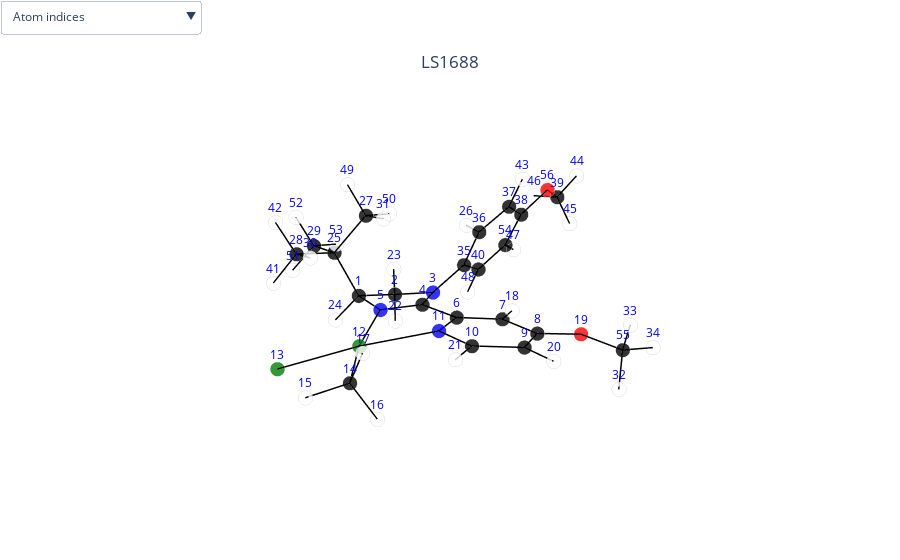

Notebook code for this chart:
### Code cell
mols.visualize_molecules([10])

### Figure 1 — Plotly figure (JSON) as saved in the notebook; plotly's stock layout.template omitted (floating-point values rounded to 4 significant figures; data arrays with more than 128 entries replaced by an {"elided": "..."} marker saying what was removed)
{"data": [{"marker": {"color": ["black", "black", "blue", "black", "blue", "black", "black", "black", "black", "black", "blue", "green", "green", "black", "white", "white", "white", "white", "red", "white", "white", "white", "white", "white", "black", "white", "black", "black", "black", "white", "white", "white", "white", "white", "black", "black", "black", "black", "black", "black", "white", "white", "white", "white", "white", "white", "white", "white", "white", "white", "white", "white", "white", "black", "black", "red"], "line": {"color": "lightgray", "width": 2}, "opacity": 0.8, "size": 5, "symbol": "circle"}, "mode": "markers", "name": "", "text": ["C", "C", "N", "C", "N", "C", "C", "C", "C", "C", "N", "Pd", "Cl", "C", "H", "H", "H", "H", "O", "H", "H", "H", "H", "H", "C", "H", "C", "C", "C", "H", "H", "H", "H", "H", "C", "C", "C", "C", "C", "C", "H", "H", "H", "H", "H", "H", "H", "H", "H", "H", "H", "H", "H", "C", "C", "O"], "type": "scatter3d", "x": [0.9533, -0.4414, -0.9988, 0.07359, 1.183, 0.02919, -1.079, -1.028, 0.144, 1.219, 1.183, 2.934, 4.686, 4.23, 5.25, 4.113, 3.984, -1.985, -2.135, 0.2511, 2.163, -0.3714, -1.092, 1.728, 1.055, -1.827, -0.03106, 2.428, 0.9022, 2.565, 0.07337, -1.348, -1.952, -3.097, -2.33, -2.63, -3.94, -4.982, -7.312, -3.37, 3.234, 2.529, -4.183, -8.211, -7.362, -7.236, -5.477, -3.145, 0.06864, -1.041, 1.678, 1.005, -0.0714, -4.692, -2.119, -6.232], "y": [-2.264, -2.237, -0.9495, -0.2245, -0.854, 1.232, 2.011, 3.377, 3.902, 3.044, 1.749, 0.4854, -0.9281, 1.898, 1.526, 2.72, 2.233, 1.595, 4.082, 4.945, 3.423, -2.241, -3.051, -2.567, -3.181, -0.2306, -2.844, -3.017, -4.631, -2.013, -1.815, 5.975, 5.656, 5.845, -0.8694, -0.4775, -0.4079, -0.763, -1.038, -1.223, -3.182, -3.732, -0.1012, -0.9025, -0.3993, -2.083, -1.47, -1.528, -3.497, -2.976, -4.887, -5.305, -4.825, -1.183, 5.472, -0.6742], "z": [-0.7565, -1.419, -0.9576, -0.4816, -0.4175, -0.1854, -0.4341, -0.1442, 0.3848, 0.5654, 0.2886, 0.0455, -0.562, 0.5292, 0.4968, -0.1824, 1.542, -0.8497, -0.4068, 0.637, 0.9379, -2.509, -1.106, -1.463, 0.4876, 1.502, 1.51, 1.14, 0.02233, 1.542, 1.861, -0.7198, 0.9309, -0.4184, -0.4877, 0.8191, 1.246, 0.3894, 0.07449, -1.335, 0.4253, 1.959, 2.255, 0.6687, -0.8115, -0.2366, -1.588, -2.349, 2.378, 1.114, -0.7027, 0.8745, -0.4326, -0.9039, -0.1325, 0.9047]}, {"hoverinfo": "none", "line": {"width": 3}, "marker": {"color": "black", "opacity": 1, "size": 7}, "mode": "lines", "type": "scatter3d", "x": {"elided": "177 float values"}, "y": {"elided": "177 float values"}, "z": {"elided": "177 float values"}}], "layout": {"margin": {"b": 0, "l": 0, "r": 0, "t": 0}, "scene": {"annotations": [{"font": {"color": "blue"}, "showarrow": false, "text": "1", "x": 0.9533, "y": -2.264, "yshift": 15, "z": -0.7565}, {"font": {"color": "blue"}, "showarrow": false, "text": "2", "x": -0.4414, "y": -2.237, "yshift": 15, "z": -1.419}, {"font": {"color": "blue"}, "showarrow": false, "text": "3", "x": -0.9988, "y": -0.9495, "yshift": 15, "z": -0.9576}, {"font": {"color": "blue"}, "showarrow": false, "text": "4", "x": 0.07359, "y": -0.2245, "yshift": 15, "z": -0.4816}, {"font": {"color": "blue"}, "showarrow": false, "text": "5", "x": 1.183, "y": -0.854, "yshift": 15, "z": -0.4175}, {"font": {"color": "blue"}, "showarrow": false, "text": "6", "x": 0.02919, "y": 1.232, "yshift": 15, "z": -0.1854}, {"font": {"color": "blue"}, "showarrow": false, "text": "7", "x": -1.079, "y": 2.011, "yshift": 15, "z": -0.4341}, {"font": {"color": "blue"}, "showarrow": false, "text": "8", "x": -1.028, "y": 3.377, "yshift": 15, "z": -0.1442}, {"font": {"color": "blue"}, "showarrow": false, "text": "9", "x": 0.144, "y": 3.902, "yshift": 15, "z": 0.3848}, {"font": {"color": "blue"}, "showarrow": false, "text": "10", "x": 1.219, "y": 3.044, "yshift": 15, "z": 0.5654}, {"font": {"color": "blue"}, "showarrow": false, "text": "11", "x": 1.183, "y": 1.749, "yshift": 15, "z": 0.2886}, {"font": {"color": "blue"}, "showarrow": false, "text": "12", "x": 2.934, "y": 0.4854, "yshift": 15, "z": 0.0455}, {"font": {"color": "blue"}, "showarrow": false, "text": "13", "x": 4.686, "y": -0.9281, "yshift": 15, "z": -0.562}, {"font": {"color": "blue"}, "showarrow": false, "text": "14", "x": 4.23, "y": 1.898, "yshift": 15, "z": 0.5292}, {"font": {"color": "blue"}, "showarrow": false, "text": "15", "x": 5.25, "y": 1.526, "yshift": 15, "z": 0.4968}, {"font": {"color": "blue"}, "showarrow": false, "text": "16", "x": 4.113, "y": 2.72, "yshift": 15, "z": -0.1824}, {"font": {"color": "blue"}, "showarrow": false, "text": "17", "x": 3.984, "y": 2.233, "yshift": 15, "z": 1.542}, {"font": {"color": "blue"}, "showarrow": false, "text": "18", "x": -1.985, "y": 1.595, "yshift": 15, "z": -0.8497}, {"font": {"color": "blue"}, "showarrow": false, "text": "19", "x": -2.135, "y": 4.082, "yshift": 15, "z": -0.4068}, {"font": {"color": "blue"}, "showarrow": false, "text": "20", "x": 0.2511, "y": 4.945, "yshift": 15, "z": 0.637}, {"font": {"color": "blue"}, "showarrow": false, "text": "21", "x": 2.163, "y": 3.423, "yshift": 15, "z": 0.9379}, {"font": {"color": "blue"}, "showarrow": false, "text": "22", "x": -0.3714, "y": -2.241, "yshift": 15, "z": -2.509}, {"font": {"color": "blue"}, "showarrow": false, "text": "23", "x": -1.092, "y": -3.051, "yshift": 15, "z": -1.106}, {"font": {"color": "blue"}, "showarrow": false, "text": "24", "x": 1.728, "y": -2.567, "yshift": 15, "z": -1.463}, {"font": {"color": "blue"}, "showarrow": false, "text": "25", "x": 1.055, "y": -3.181, "yshift": 15, "z": 0.4876}, {"font": {"color": "blue"}, "showarrow": false, "text": "26", "x": -1.827, "y": -0.2306, "yshift": 15, "z": 1.502}, {"font": {"color": "blue"}, "showarrow": false, "text": "27", "x": -0.03106, "y": -2.844, "yshift": 15, "z": 1.51}, {"font": {"color": "blue"}, "showarrow": false, "text": "28", "x": 2.428, "y": -3.017, "yshift": 15, "z": 1.14}, {"font": {"color": "blue"}, "showarrow": false, "text": "29", "x": 0.9022, "y": -4.631, "yshift": 15, "z": 0.02233}, {"font": {"color": "blue"}, "showarrow": false, "text": "30", "x": 2.565, "y": -2.013, "yshift": 15, "z": 1.542}, {"font": {"color": "blue"}, "showarrow": false, "text": "31", "x": 0.07337, "y": -1.815, "yshift": 15, "z": 1.861}, {"font": {"color": "blue"}, "showarrow": false, "text": "32", "x": -1.348, "y": 5.975, "yshift": 15, "z": -0.7198}, {"font": {"color": "blue"}, "showarrow": false, "text": "33", "x": -1.952, "y": 5.656, "yshift": 15, "z": 0.9309}, {"font": {"color": "blue"}, "showarrow": false, "text": "34", "x": -3.097, "y": 5.845, "yshift": 15, "z": -0.4184}, {"font": {"color": "blue"}, "showarrow": false, "text": "35", "x": -2.33, "y": -0.8694, "yshift": 15, "z": -0.4877}, {"font": {"color": "blue"}, "showarrow": false, "text": "36", "x": -2.63, "y": -0.4775, "yshift": 15, "z": 0.8191}, {"font": {"color": "blue"}, "showarrow": false, "text": "37", "x": -3.94, "y": -0.4079, "yshift": 15, "z": 1.246}, {"font": {"color": "blue"}, "showarrow": false, "text": "38", "x": -4.982, "y": -0.763, "yshift": 15, "z": 0.3894}, {"font": {"color": "blue"}, "showarrow": false, "text": "39", "x": -7.312, "y": -1.038, "yshift": 15, "z": 0.07449}, {"font": {"color": "blue"}, "showarrow": false, "text": "40", "x": -3.37, "y": -1.223, "yshift": 15, "z": -1.335}, {"font": {"color": "blue"}, "showarrow": false, "text": "41", "x": 3.234, "y": -3.182, "yshift": 15, "z": 0.4253}, {"font": {"color": "blue"}, "showarrow": false, "text": "42", "x": 2.529, "y": -3.732, "yshift": 15, "z": 1.959}, {"font": {"color": "blue"}, "showarrow": false, "text": "43", "x": -4.183, "y": -0.1012, "yshift": 15, "z": 2.255}, {"font": {"color": "blue"}, "showarrow": false, "text": "44", "x": -8.211, "y": -0.9025, "yshift": 15, "z": 0.6687}, {"font": {"color": "blue"}, "showarrow": false, "text": "45", "x": -7.362, "y": -0.3993, "yshift": 15, "z": -0.8115}, {"font": {"color": "blue"}, "showarrow": false, "text": "46", "x": -7.236, "y": -2.083, "yshift": 15, "z": -0.2366}, {"font": {"color": "blue"}, "showarrow": false, "text": "47", "x": -5.477, "y": -1.47, "yshift": 15, "z": -1.588}, {"font": {"color": "blue"}, "showarrow": false, "text": "48", "x": -3.145, "y": -1.528, "yshift": 15, "z": -2.349}, {"font": {"color": "blue"}, "showarrow": false, "text": "49", "x": 0.06864, "y": -3.497, "yshift": 15, "z": 2.378}, {"font": {"color": "blue"}, "showarrow": false, "text": "50", "x": -1.041, "y": -2.976, "yshift": 15, "z": 1.114}, {"font": {"color": "blue"}, "showarrow": false, "text": "51", "x": 1.678, "y": -4.887, "yshift": 15, "z": -0.7027}, {"font": {"color": "blue"}, "showarrow": false, "text": "52", "x": 1.005, "y": -5.305, "yshift": 15, "z": 0.8745}, {"font": {"color": "blue"}, "showarrow": false, "text": "53", "x": -0.0714, "y": -4.825, "yshift": 15, "z": -0.4326}, {"font": {"color": "blue"}, "showarrow": false, "text": "54", "x": -4.692, "y": -1.183, "yshift": 15, "z": -0.9039}, {"font": {"color": "blue"}, "showarrow": false, "text": "55", "x": -2.119, "y": 5.472, "yshift": 15, "z": -0.1325}, {"font": {"color": "blue"}, "showarrow": false, "text": "56", "x": -6.232, "y": -0.6742, "yshift": 15, "z": 0.9047}], "xaxis": {"showbackground": false, "showgrid": false, "showticklabels": false, "title": {"font": {"color": "white"}}, "zeroline": false}, "yaxis": {"showbackground": false, "showgrid": false, "showticklabels": false, "title": {"font": {"color": "white"}}, "zeroline": false}, "zaxis": {"showbackground": false, "showgrid": false, "showticklabels": false, "title": {"font": {"color": "white"}}, "zeroline": false}}, "showlegend": false, "title": {"text": "LS1688", "x": 0.5, "xanchor": "center", "y": 0.9, "yanchor": "top"}, "updatemenus": [{"buttons": [{"args": [{"scene.annotations": [{"font": {"color": "blue"}, "showarrow": false, "text": 1, "x": 0.9533, "y": -2.264, "yshift": 15, "z": -0.7565}, {"font": {"color": "blue"}, "showarrow": false, "text": 2, "x": -0.4414, "y": -2.237, "yshift": 15, "z": -1.419}, {"font": {"color": "blue"}, "showarrow": false, "text": 3, "x": -0.9988, "y": -0.9495, "yshift": 15, "z": -0.9576}, {"font": {"color": "blue"}, "showarrow": false, "text": 4, "x": 0.07359, "y": -0.2245, "yshift": 15, "z": -0.4816}, {"font": {"color": "blue"}, "showarrow": false, "text": 5, "x": 1.183, "y": -0.854, "yshift": 15, "z": -0.4175}, {"font": {"color": "blue"}, "showarrow": false, "text": 6, "x": 0.02919, "y": 1.232, "yshift": 15, "z": -0.1854}, {"font": {"color": "blue"}, "showarrow": false, "text": 7, "x": -1.079, "y": 2.011, "yshift": 15, "z": -0.4341}, {"font": {"color": "blue"}, "showarrow": false, "text": 8, "x": -1.028, "y": 3.377, "yshift": 15, "z": -0.1442}, {"font": {"color": "blue"}, "showarrow": false, "text": 9, "x": 0.144, "y": 3.902, "yshift": 15, "z": 0.3848}, {"font": {"color": "blue"}, "showarrow": false, "text": 10, "x": 1.219, "y": 3.044, "yshift": 15, "z": 0.5654}, {"font": {"color": "blue"}, "showarrow": false, "text": 11, "x": 1.183, "y": 1.749, "yshift": 15, "z": 0.2886}, {"font": {"color": "blue"}, "showarrow": false, "text": 12, "x": 2.934, "y": 0.4854, "yshift": 15, "z": 0.0455}, {"font": {"color": "blue"}, "showarrow": false, "text": 13, "x": 4.686, "y": -0.9281, "yshift": 15, "z": -0.562}, {"font": {"color": "blue"}, "showarrow": false, "text": 14, "x": 4.23, "y": 1.898, "yshift": 15, "z": 0.5292}, {"font": {"color": "blue"}, "showarrow": false, "text": 15, "x": 5.25, "y": 1.526, "yshift": 15, "z": 0.4968}, {"font": {"color": "blue"}, "showarrow": false, "text": 16, "x": 4.113, "y": 2.72, "yshift": 15, "z": -0.1824}, {"font": {"color": "blue"}, "showarrow": false, "text": 17, "x": 3.984, "y": 2.233, "yshift": 15, "z": 1.542}, {"font": {"color": "blue"}, "showarrow": false, "text": 18, "x": -1.985, "y": 1.595, "yshift": 15, "z": -0.8497}, {"font": {"color": "blue"}, "showarrow": false, "text": 19, "x": -2.135, "y": 4.082, "yshift": 15, "z": -0.4068}, {"font": {"color": "blue"}, "showarrow": false, "text": 20, "x": 0.2511, "y": 4.945, "yshift": 15, "z": 0.637}, {"font": {"color": "blue"}, "showarrow": false, "text": 21, "x": 2.163, "y": 3.423, "yshift": 15, "z": 0.9379}, {"font": {"color": "blue"}, "showarrow": false, "text": 22, "x": -0.3714, "y": -2.241, "yshift": 15, "z": -2.509}, {"font": {"color": "blue"}, "showarrow": false, "text": 23, "x": -1.092, "y": -3.051, "yshift": 15, "z": -1.106}, {"font": {"color": "blue"}, "showarrow": false, "text": 24, "x": 1.728, "y": -2.567, "yshift": 15, "z": -1.463}, {"font": {"color": "blue"}, "showarrow": false, "text": 25, "x": 1.055, "y": -3.181, "yshift": 15, "z": 0.4876}, {"font": {"color": "blue"}, "showarrow": false, "text": 26, "x": -1.827, "y": -0.2306, "yshift": 15, "z": 1.502}, {"font": {"color": "blue"}, "showarrow": false, "text": 27, "x": -0.03106, "y": -2.844, "yshift": 15, "z": 1.51}, {"font": {"color": "blue"}, "showarrow": false, "text": 28, "x": 2.428, "y": -3.017, "yshift": 15, "z": 1.14}, {"font": {"color": "blue"}, "showarrow": false, "text": 29, "x": 0.9022, "y": -4.631, "yshift": 15, "z": 0.02233}, {"font": {"color": "blue"}, "showarrow": false, "text": 30, "x": 2.565, "y": -2.013, "yshift": 15, "z": 1.542}, {"font": {"color": "blue"}, "showarrow": false, "text": 31, "x": 0.07337, "y": -1.815, "yshift": 15, "z": 1.861}, {"font": {"color": "blue"}, "showarrow": false, "text": 32, "x": -1.348, "y": 5.975, "yshift": 15, "z": -0.7198}, {"font": {"color": "blue"}, "showarrow": false, "text": 33, "x": -1.952, "y": 5.656, "yshift": 15, "z": 0.9309}, {"font": {"color": "blue"}, "showarrow": false, "text": 34, "x": -3.097, "y": 5.845, "yshift": 15, "z": -0.4184}, {"font": {"color": "blue"}, "showarrow": false, "text": 35, "x": -2.33, "y": -0.8694, "yshift": 15, "z": -0.4877}, {"font": {"color": "blue"}, "showarrow": false, "text": 36, "x": -2.63, "y": -0.4775, "yshift": 15, "z": 0.8191}, {"font": {"color": "blue"}, "showarrow": false, "text": 37, "x": -3.94, "y": -0.4079, "yshift": 15, "z": 1.246}, {"font": {"color": "blue"}, "showarrow": false, "text": 38, "x": -4.982, "y": -0.763, "yshift": 15, "z": 0.3894}, {"font": {"color": "blue"}, "showarrow": false, "text": 39, "x": -7.312, "y": -1.038, "yshift": 15, "z": 0.07449}, {"font": {"color": "blue"}, "showarrow": false, "text": 40, "x": -3.37, "y": -1.223, "yshift": 15, "z": -1.335}, {"font": {"color": "blue"}, "showarrow": false, "text": 41, "x": 3.234, "y": -3.182, "yshift": 15, "z": 0.4253}, {"font": {"color": "blue"}, "showarrow": false, "text": 42, "x": 2.529, "y": -3.732, "yshift": 15, "z": 1.959}, {"font": {"color": "blue"}, "showarrow": false, "text": 43, "x": -4.183, "y": -0.1012, "yshift": 15, "z": 2.255}, {"font": {"color": "blue"}, "showarrow": false, "text": 44, "x": -8.211, "y": -0.9025, "yshift": 15, "z": 0.6687}, {"font": {"color": "blue"}, "showarrow": false, "text": 45, "x": -7.362, "y": -0.3993, "yshift": 15, "z": -0.8115}, {"font": {"color": "blue"}, "showarrow": false, "text": 46, "x": -7.236, "y": -2.083, "yshift": 15, "z": -0.2366}, {"font": {"color": "blue"}, "showarrow": false, "text": 47, "x": -5.477, "y": -1.47, "yshift": 15, "z": -1.588}, {"font": {"color": "blue"}, "showarrow": false, "text": 48, "x": -3.145, "y": -1.528, "yshift": 15, "z": -2.349}, {"font": {"color": "blue"}, "showarrow": false, "text": 49, "x": 0.06864, "y": -3.497, "yshift": 15, "z": 2.378}, {"font": {"color": "blue"}, "showarrow": false, "text": 50, "x": -1.041, "y": -2.976, "yshift": 15, "z": 1.114}, {"font": {"color": "blue"}, "showarrow": false, "text": 51, "x": 1.678, "y": -4.887, "yshift": 15, "z": -0.7027}, {"font": {"color": "blue"}, "showarrow": false, "text": 52, "x": 1.005, "y": -5.305, "yshift": 15, "z": 0.8745}, {"font": {"color": "blue"}, "showarrow": false, "text": 53, "x": -0.0714, "y": -4.825, "yshift": 15, "z": -0.4326}, {"font": {"color": "blue"}, "showarrow": false, "text": 54, "x": -4.692, "y": -1.183, "yshift": 15, "z": -0.9039}, {"font": {"color": "blue"}, "showarrow": false, "text": 55, "x": -2.119, "y": 5.472, "yshift": 15, "z": -0.1325}, {"font": {"color": "blue"}, "showarrow": false, "text": 56, "x": -6.232, "y": -0.6742, "yshift": 15, "z": 0.9047}]}], "label": "Atom indices", "method": "relayout"}, {"args": [{"scene.annotations": [{"showarrow": false, "text": 1.54, "x": 0.2559, "y": -2.251, "yshift": 10, "z": -1.088}, {"showarrow": false, "text": 1.48, "x": -0.7201, "y": -1.593, "yshift": 10, "z": -1.189}, {"showarrow": false, "text": 1.38, "x": -0.4626, "y": -0.587, "yshift": 10, "z": -0.7196}, {"showarrow": false, "text": 1.28, "x": 0.6285, "y": -0.5392, "yshift": 10, "z": -0.4496}, {"showarrow": false, "text": 1.38, "x": -0.525, "y": 1.622, "yshift": 10, "z": -0.3098}, {"showarrow": false, "text": 1.4, "x": -1.054, "y": 2.694, "yshift": 10, "z": -0.2891}, {"showarrow": false, "text": 1.39, "x": -0.4419, "y": 3.639, "yshift": 10, "z": 0.1203}, {"showarrow": false, "text": 1.39, "x": 0.6817, "y": 3.473, "yshift": 10, "z": 0.4751}, {"showarrow": false, "text": 1.32, "x": 1.201, "y": 2.397, "yshift": 10, "z": 0.427}, {"showarrow": false, "text": 2.17, "x": 2.058, "y": 1.117, "yshift": 10, "z": 0.167}, {"showarrow": false, "text": 2.33, "x": 3.81, "y": -0.2213, "yshift": 10, "z": -0.2583}, {"showarrow": false, "text": 1.09, "x": 4.74, "y": 1.712, "yshift": 10, "z": 0.513}, {"showarrow": false, "text": 1.4, "x": -2.48, "y": -0.6734, "yshift": 10, "z": 0.1657}, {"showarrow": false, "text": 1.38, "x": -3.285, "y": -0.4427, "yshift": 10, "z": 1.033}, {"showarrow": false, "text": 1.4, "x": -4.461, "y": -0.5854, "yshift": 10, "z": 0.8178}, {"showarrow": false, "text": 1.49, "x": 0.05139, "y": 0.5039, "yshift": 10, "z": -0.3335}, {"showarrow": false, "text": 1.98, "x": 3.582, "y": 1.192, "yshift": 10, "z": 0.2873}, {"showarrow": false, "text": 1.09, "x": 4.172, "y": 2.309, "yshift": 10, "z": 0.1734}, {"showarrow": false, "text": 1.53, "x": 0.512, "y": -3.013, "yshift": 10, "z": 0.9987}, {"showarrow": false, "text": 1.09, "x": 2.496, "y": -2.515, "yshift": 10, "z": 1.341}, {"showarrow": false, "text": 1.09, "x": 4.107, "y": 2.065, "yshift": 10, "z": 1.036}, {"showarrow": false, "text": 1.53, "x": 1.741, "y": -3.099, "yshift": 10, "z": 0.8138}, {"showarrow": false, "text": 1.47, "x": 1.068, "y": -1.559, "yshift": 10, "z": -0.587}, {"showarrow": false, "text": 1.53, "x": 0.9787, "y": -3.906, "yshift": 10, "z": 0.2549}, {"showarrow": false, "text": 1.09, "x": 0.02116, "y": -2.33, "yshift": 10, "z": 1.685}, {"showarrow": false, "text": 1.35, "x": 0.6059, "y": 1.491, "yshift": 10, "z": 0.05158}, {"showarrow": false, "text": 1.39, "x": -2.85, "y": -1.046, "yshift": 10, "z": -0.9112}, {"showarrow": false, "text": 1.09, "x": -7.762, "y": -0.9702, "yshift": 10, "z": 0.3716}, {"showarrow": false, "text": 1.08, "x": -4.061, "y": -0.2545, "yshift": 10, "z": 1.75}, {"showarrow": false, "text": 1.09, "x": -7.337, "y": -0.7186, "yshift": 10, "z": -0.3685}, {"showarrow": false, "text": 2.25, "x": 2.059, "y": -0.1843, "yshift": 10, "z": -0.186}, {"showarrow": false, "text": 1.09, "x": -7.274, "y": -1.561, "yshift": 10, "z": -0.08104}, {"showarrow": false, "text": 1.08, "x": -5.084, "y": -1.326, "yshift": 10, "z": -1.246}, {"showarrow": false, "text": 1.08, "x": -3.258, "y": -1.375, "yshift": 10, "z": -1.842}, {"showarrow": false, "text": 1.08, "x": -2.229, "y": -0.3541, "yshift": 10, "z": 1.161}, {"showarrow": false, "text": 1.08, "x": -1.532, "y": 1.803, "yshift": 10, "z": -0.6419}, {"showarrow": false, "text": 1.34, "x": -1.581, "y": 3.729, "yshift": 10, "z": -0.2755}, {"showarrow": false, "text": 1.08, "x": 0.1976, "y": 4.423, "yshift": 10, "z": 0.5109}, {"showarrow": false, "text": 1.08, "x": 1.691, "y": 3.233, "yshift": 10, "z": 0.7517}, {"showarrow": false, "text": 1.09, "x": 2.831, "y": -3.099, "yshift": 10, "z": 0.7826}, {"showarrow": false, "text": 1.09, "x": 2.478, "y": -3.375, "yshift": 10, "z": 1.55}, {"showarrow": false, "text": 1.39, "x": -4.031, "y": -1.203, "yshift": 10, "z": -1.119}, {"showarrow": false, "text": 1.39, "x": -4.837, "y": -0.973, "yshift": 10, "z": -0.2573}, {"showarrow": false, "text": 1.41, "x": -6.772, "y": -0.8561, "yshift": 10, "z": 0.4896}, {"showarrow": false, "text": 1.35, "x": -5.607, "y": -0.7186, "yshift": 10, "z": 0.647}, {"showarrow": false, "text": 1.09, "x": -0.4064, "y": -2.239, "yshift": 10, "z": -1.964}, {"showarrow": false, "text": 1.42, "x": -2.127, "y": 4.777, "yshift": 10, "z": -0.2697}, {"showarrow": false, "text": 1.09, "x": -0.7667, "y": -2.644, "yshift": 10, "z": -1.263}, {"showarrow": false, "text": 1.09, "x": -2.608, "y": 5.658, "yshift": 10, "z": -0.2754}, {"showarrow": false, "text": 1.09, "x": 0.01879, "y": -3.171, "yshift": 10, "z": 1.944}, {"showarrow": false, "text": 1.09, "x": 1.29, "y": -4.759, "yshift": 10, "z": -0.3402}, {"showarrow": false, "text": 1.09, "x": -2.035, "y": 5.564, "yshift": 10, "z": 0.3992}, {"showarrow": false, "text": 1.09, "x": 1.34, "y": -2.416, "yshift": 10, "z": -1.11}, {"showarrow": false, "text": 1.09, "x": -0.5362, "y": -2.91, "yshift": 10, "z": 1.312}, {"showarrow": false, "text": 1.09, "x": 0.9538, "y": -4.968, "yshift": 10, "z": 0.4484}, {"showarrow": false, "text": 1.09, "x": -1.733, "y": 5.724, "yshift": 10, "z": -0.4262}, {"showarrow": false, "text": 1.55, "x": 1.004, "y": -2.723, "yshift": 10, "z": -0.1345}, {"showarrow": false, "text": 1.09, "x": 0.4154, "y": -4.728, "yshift": 10, "z": -0.2051}, {"showarrow": false, "text": 1.41, "x": -1.665, "y": -0.9094, "yshift": 10, "z": -0.7227}]}], "label": "Bond lengths", "method": "relayout"}, {"args": [{"scene.annotations": [{"font": {"color": "blue"}, "showarrow": false, "text": 1, "x": 0.9533, "y": -2.264, "yshift": 15, "z": -0.7565}, {"font": {"color": "blue"}, "showarrow": false, "text": 2, "x": -0.4414, "y": -2.237, "yshift": 15, "z": -1.419}, {"font": {"color": "blue"}, "showarrow": false, "text": 3, "x": -0.9988, "y": -0.9495, "yshift": 15, "z": -0.9576}, {"font": {"color": "blue"}, "showarrow": false, "text": 4, "x": 0.07359, "y": -0.2245, "yshift": 15, "z": -0.4816}, {"font": {"color": "blue"}, "showarrow": false, "text": 5, "x": 1.183, "y": -0.854, "yshift": 15, "z": -0.4175}, {"font": {"color": "blue"}, "showarrow": false, "text": 6, "x": 0.02919, "y": 1.232, "yshift": 15, "z": -0.1854}, {"font": {"color": "blue"}, "showarrow": false, "text": 7, "x": -1.079, "y": 2.011, "yshift": 15, "z": -0.4341}, {"font": {"color": "blue"}, "showarrow": false, "text": 8, "x": -1.028, "y": 3.377, "yshift": 15, "z": -0.1442}, {"font": {"color": "blue"}, "showarrow": false, "text": 9, "x": 0.144, "y": 3.902, "yshift": 15, "z": 0.3848}, {"font": {"color": "blue"}, "showarrow": false, "text": 10, "x": 1.219, "y": 3.044, "yshift": 15, "z": 0.5654}, {"font": {"color": "blue"}, "showarrow": false, "text": 11, "x": 1.183, "y": 1.749, "yshift": 15, "z": 0.2886}, {"font": {"color": "blue"}, "showarrow": false, "text": 12, "x": 2.934, "y": 0.4854, "yshift": 15, "z": 0.0455}, {"font": {"color": "blue"}, "showarrow": false, "text": 13, "x": 4.686, "y": -0.9281, "yshift": 15, "z": -0.562}, {"font": {"color": "blue"}, "showarrow": false, "text": 14, "x": 4.23, "y": 1.898, "yshift": 15, "z": 0.5292}, {"font": {"color": "blue"}, "showarrow": false, "text": 15, "x": 5.25, "y": 1.526, "yshift": 15, "z": 0.4968}, {"font": {"color": "blue"}, "showarrow": false, "text": 16, "x": 4.113, "y": 2.72, "yshift": 15, "z": -0.1824}, {"font": {"color": "blue"}, "showarrow": false, "text": 17, "x": 3.984, "y": 2.233, "yshift": 15, "z": 1.542}, {"font": {"color": "blue"}, "showarrow": false, "text": 18, "x": -1.985, "y": 1.595, "yshift": 15, "z": -0.8497}, {"font": {"color": "blue"}, "showarrow": false, "text": 19, "x": -2.135, "y": 4.082, "yshift": 15, "z": -0.4068}, {"font": {"color": "blue"}, "showarrow": false, "text": 20, "x": 0.2511, "y": 4.945, "yshift": 15, "z": 0.637}, {"font": {"color": "blue"}, "showarrow": false, "text": 21, "x": 2.163, "y": 3.423, "yshift": 15, "z": 0.9379}, {"font": {"color": "blue"}, "showarrow": false, "text": 22, "x": -0.3714, "y": -2.241, "yshift": 15, "z": -2.509}, {"font": {"color": "blue"}, "showarrow": false, "text": 23, "x": -1.092, "y": -3.051, "yshift": 15, "z": -1.106}, {"font": {"color": "blue"}, "showarrow": false, "text": 24, "x": 1.728, "y": -2.567, "yshift": 15, "z": -1.463}, {"font": {"color": "blue"}, "showarrow": false, "text": 25, "x": 1.055, "y": -3.181, "yshift": 15, "z": 0.4876}, {"font": {"color": "blue"}, "showarrow": false, "text": 26, "x": -1.827, "y": -0.2306, "yshift": 15, "z": 1.502}, {"font": {"color": "blue"}, "showarrow": false, "text": 27, "x": -0.03106, "y": -2.844, "yshift": 15, "z": 1.51}, {"font": {"color": "blue"}, "showarrow": false, "text": 28, "x": 2.428, "y": -3.017, "yshift": 15, "z": 1.14}, {"font": {"color": "blue"}, "showarrow": false, "text": 29, "x": 0.9022, "y": -4.631, "yshift": 15, "z": 0.02233}, {"font": {"color": "blue"}, "showarrow": false, "text": 30, "x": 2.565, "y": -2.013, "yshift": 15, "z": 1.542}, {"font": {"color": "blue"}, "showarrow": false, "text": 31, "x": 0.07337, "y": -1.815, "yshift": 15, "z": 1.861}, {"font": {"color": "blue"}, "showarrow": false, "text": 32, "x": -1.348, "y": 5.975, "yshift": 15, "z": -0.7198}, {"font": {"color": "blue"}, "showarrow": false, "text": 33, "x": -1.952, "y": 5.656, "yshift": 15, "z": 0.9309}, {"font": {"color": "blue"}, "showarrow": false, "text": 34, "x": -3.097, "y": 5.845, "yshift": 15, "z": -0.4184}, {"font": {"color": "blue"}, "showarrow": false, "text": 35, "x": -2.33, "y": -0.8694, "yshift": 15, "z": -0.4877}, {"font": {"color": "blue"}, "showarrow": false, "text": 36, "x": -2.63, "y": -0.4775, "yshift": 15, "z": 0.8191}, {"font": {"color": "blue"}, "showarrow": false, "text": 37, "x": -3.94, "y": -0.4079, "yshift": 15, "z": 1.246}, {"font": {"color": "blue"}, "showarrow": false, "text": 38, "x": -4.982, "y": -0.763, "yshift": 15, "z": 0.3894}, {"font": {"color": "blue"}, "showarrow": false, "text": 39, "x": -7.312, "y": -1.038, "yshift": 15, "z": 0.07449}, {"font": {"color": "blue"}, "showarrow": false, "text": 40, "x": -3.37, "y": -1.223, "yshift": 15, "z": -1.335}, {"font": {"color": "blue"}, "showarrow": false, "text": 41, "x": 3.234, "y": -3.182, "yshift": 15, "z": 0.4253}, {"font": {"color": "blue"}, "showarrow": false, "text": 42, "x": 2.529, "y": -3.732, "yshift": 15, "z": 1.959}, {"font": {"color": "blue"}, "showarrow": false, "text": 43, "x": -4.183, "y": -0.1012, "yshift": 15, "z": 2.255}, {"font": {"color": "blue"}, "showarrow": false, "text": 44, "x": -8.211, "y": -0.9025, "yshift": 15, "z": 0.6687}, {"font": {"color": "blue"}, "showarrow": false, "text": 45, "x": -7.362, "y": -0.3993, "yshift": 15, "z": -0.8115}, {"font": {"color": "blue"}, "showarrow": false, "text": 46, "x": -7.236, "y": -2.083, "yshift": 15, "z": -0.2366}, {"font": {"color": "blue"}, "showarrow": false, "text": 47, "x": -5.477, "y": -1.47, "yshift": 15, "z": -1.588}, {"font": {"color": "blue"}, "showarrow": false, "text": 48, "x": -3.145, "y": -1.528, "yshift": 15, "z": -2.349}, {"font": {"color": "blue"}, "showarrow": false, "text": 49, "x": 0.06864, "y": -3.497, "yshift": 15, "z": 2.378}, {"font": {"color": "blue"}, "showarrow": false, "text": 50, "x": -1.041, "y": -2.976, "yshift": 15, "z": 1.114}, {"font": {"color": "blue"}, "showarrow": false, "text": 51, "x": 1.678, "y": -4.887, "yshift": 15, "z": -0.7027}, {"font": {"color": "blue"}, "showarrow": false, "text": 52, "x": 1.005, "y": -5.305, "yshift": 15, "z": 0.8745}, {"font": {"color": "blue"}, "showarrow": false, "text": 53, "x": -0.0714, "y": -4.825, "yshift": 15, "z": -0.4326}, {"font": {"color": "blue"}, "showarrow": false, "text": 54, "x": -4.692, "y": -1.183, "yshift": 15, "z": -0.9039}, {"font": {"color": "blue"}, "showarrow": false, "text": 55, "x": -2.119, "y": 5.472, "yshift": 15, "z": -0.1325}, {"font": {"color": "blue"}, "showarrow": false, "text": 56, "x": -6.232, "y": -0.6742, "yshift": 15, "z": 0.9047}, {"showarrow": false, "text": 1.54, "x": 0.2559, "y": -2.251, "yshift": 10, "z": -1.088}, {"showarrow": false, "text": 1.48, "x": -0.7201, "y": -1.593, "yshift": 10, "z": -1.189}, {"showarrow": false, "text": 1.38, "x": -0.4626, "y": -0.587, "yshift": 10, "z": -0.7196}, {"showarrow": false, "text": 1.28, "x": 0.6285, "y": -0.5392, "yshift": 10, "z": -0.4496}, {"showarrow": false, "text": 1.38, "x": -0.525, "y": 1.622, "yshift": 10, "z": -0.3098}, {"showarrow": false, "text": 1.4, "x": -1.054, "y": 2.694, "yshift": 10, "z": -0.2891}, {"showarrow": false, "text": 1.39, "x": -0.4419, "y": 3.639, "yshift": 10, "z": 0.1203}, {"showarrow": false, "text": 1.39, "x": 0.6817, "y": 3.473, "yshift": 10, "z": 0.4751}, {"showarrow": false, "text": 1.32, "x": 1.201, "y": 2.397, "yshift": 10, "z": 0.427}, {"showarrow": false, "text": 2.17, "x": 2.058, "y": 1.117, "yshift": 10, "z": 0.167}, {"showarrow": false, "text": 2.33, "x": 3.81, "y": -0.2213, "yshift": 10, "z": -0.2583}, {"showarrow": false, "text": 1.09, "x": 4.74, "y": 1.712, "yshift": 10, "z": 0.513}, {"showarrow": false, "text": 1.4, "x": -2.48, "y": -0.6734, "yshift": 10, "z": 0.1657}, {"showarrow": false, "text": 1.38, "x": -3.285, "y": -0.4427, "yshift": 10, "z": 1.033}, {"showarrow": false, "text": 1.4, "x": -4.461, "y": -0.5854, "yshift": 10, "z": 0.8178}, {"showarrow": false, "text": 1.49, "x": 0.05139, "y": 0.5039, "yshift": 10, "z": -0.3335}, {"showarrow": false, "text": 1.98, "x": 3.582, "y": 1.192, "yshift": 10, "z": 0.2873}, {"showarrow": false, "text": 1.09, "x": 4.172, "y": 2.309, "yshift": 10, "z": 0.1734}, {"showarrow": false, "text": 1.53, "x": 0.512, "y": -3.013, "yshift": 10, "z": 0.9987}, {"showarrow": false, "text": 1.09, "x": 2.496, "y": -2.515, "yshift": 10, "z": 1.341}, {"showarrow": false, "text": 1.09, "x": 4.107, "y": 2.065, "yshift": 10, "z": 1.036}, {"showarrow": false, "text": 1.53, "x": 1.741, "y": -3.099, "yshift": 10, "z": 0.8138}, {"showarrow": false, "text": 1.47, "x": 1.068, "y": -1.559, "yshift": 10, "z": -0.587}, {"showarrow": false, "text": 1.53, "x": 0.9787, "y": -3.906, "yshift": 10, "z": 0.2549}, {"showarrow": false, "text": 1.09, "x": 0.02116, "y": -2.33, "yshift": 10, "z": 1.685}, {"showarrow": false, "text": 1.35, "x": 0.6059, "y": 1.491, "yshift": 10, "z": 0.05158}, {"showarrow": false, "text": 1.39, "x": -2.85, "y": -1.046, "yshift": 10, "z": -0.9112}, {"showarrow": false, "text": 1.09, "x": -7.762, "y": -0.9702, "yshift": 10, "z": 0.3716}, {"showarrow": false, "text": 1.08, "x": -4.061, "y": -0.2545, "yshift": 10, "z": 1.75}, {"showarrow": false, "text": 1.09, "x": -7.337, "y": -0.7186, "yshift": 10, "z": -0.3685}, {"showarrow": false, "text": 2.25, "x": 2.059, "y": -0.1843, "yshift": 10, "z": -0.186}, {"showarrow": false, "text": 1.09, "x": -7.274, "y": -1.561, "yshift": 10, "z": -0.08104}, {"showarrow": false, "text": 1.08, "x": -5.084, "y": -1.326, "yshift": 10, "z": -1.246}, {"showarrow": false, "text": 1.08, "x": -3.258, "y": -1.375, "yshift": 10, "z": -1.842}, {"showarrow": false, "text": 1.08, "x": -2.229, "y": -0.3541, "yshift": 10, "z": 1.161}, {"showarrow": false, "text": 1.08, "x": -1.532, "y": 1.803, "yshift": 10, "z": -0.6419}, {"showarrow": false, "text": 1.34, "x": -1.581, "y": 3.729, "yshift": 10, "z": -0.2755}, {"showarrow": false, "text": 1.08, "x": 0.1976, "y": 4.423, "yshift": 10, "z": 0.5109}, {"showarrow": false, "text": 1.08, "x": 1.691, "y": 3.233, "yshift": 10, "z": 0.7517}, {"showarrow": false, "text": 1.09, "x": 2.831, "y": -3.099, "yshift": 10, "z": 0.7826}, {"showarrow": false, "text": 1.09, "x": 2.478, "y": -3.375, "yshift": 10, "z": 1.55}, {"showarrow": false, "text": 1.39, "x": -4.031, "y": -1.203, "yshift": 10, "z": -1.119}, {"showarrow": false, "text": 1.39, "x": -4.837, "y": -0.973, "yshift": 10, "z": -0.2573}, {"showarrow": false, "text": 1.41, "x": -6.772, "y": -0.8561, "yshift": 10, "z": 0.4896}, {"showarrow": false, "text": 1.35, "x": -5.607, "y": -0.7186, "yshift": 10, "z": 0.647}, {"showarrow": false, "text": 1.09, "x": -0.4064, "y": -2.239, "yshift": 10, "z": -1.964}, {"showarrow": false, "text": 1.42, "x": -2.127, "y": 4.777, "yshift": 10, "z": -0.2697}, {"showarrow": false, "text": 1.09, "x": -0.7667, "y": -2.644, "yshift": 10, "z": -1.263}, {"showarrow": false, "text": 1.09, "x": -2.608, "y": 5.658, "yshift": 10, "z": -0.2754}, {"showarrow": false, "text": 1.09, "x": 0.01879, "y": -3.171, "yshift": 10, "z": 1.944}, {"showarrow": false, "text": 1.09, "x": 1.29, "y": -4.759, "yshift": 10, "z": -0.3402}, {"showarrow": false, "text": 1.09, "x": -2.035, "y": 5.564, "yshift": 10, "z": 0.3992}, {"showarrow": false, "text": 1.09, "x": 1.34, "y": -2.416, "yshift": 10, "z": -1.11}, {"showarrow": false, "text": 1.09, "x": -0.5362, "y": -2.91, "yshift": 10, "z": 1.312}, {"showarrow": false, "text": 1.09, "x": 0.9538, "y": -4.968, "yshift": 10, "z": 0.4484}, {"showarrow": false, "text": 1.09, "x": -1.733, "y": 5.724, "yshift": 10, "z": -0.4262}, {"showarrow": false, "text": 1.55, "x": 1.004, "y": -2.723, "yshift": 10, "z": -0.1345}, {"showarrow": false, "text": 1.09, "x": 0.4154, "y": -4.728, "yshift": 10, "z": -0.2051}, {"showarrow": false, "text": 1.41, "x": -1.665, "y": -0.9094, "yshift": 10, "z": -0.7227}]}], "label": "Atom indices & Bond lengths", "method": "relayout"}, {"args": [{"scene.annotations": []}], "label": "Hide all", "method": "relayout"}], "direction": "down", "xanchor": "left", "yanchor": "top"}]}}
